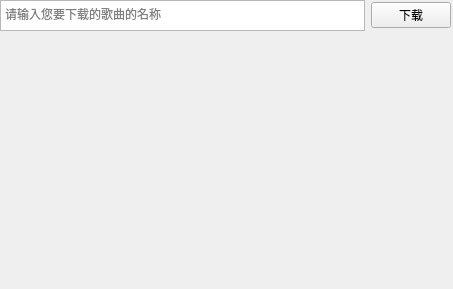
<?xml version="1.0" encoding="UTF-8"?>
<ui version="4.0">
 <class>Form</class>
 <widget class="QWidget" name="Form">
  <property name="geometry">
   <rect>
    <x>0</x>
    <y>0</y>
    <width>453</width>
    <height>289</height>
   </rect>
  </property>
  <property name="windowTitle">
   <string>音乐下载器</string>
  </property>
  <widget class="QWidget" name="widget" native="true">
   <property name="geometry">
    <rect>
     <x>49</x>
     <y>219</y>
     <width>351</width>
     <height>21</height>
    </rect>
   </property>
  </widget>
  <widget class="QWidget" name="horizontalLayoutWidget">
   <property name="geometry">
    <rect>
     <x>0</x>
     <y>0</y>
     <width>451</width>
     <height>31</height>
    </rect>
   </property>
   <layout class="QHBoxLayout" name="horizontalLayout">
    <item>
     <widget class="QTextEdit" name="textEdit">
      <property name="cursorWidth">
       <number>1</number>
      </property>
      <property name="placeholderText">
       <string>请输入您要下载的歌曲的名称</string>
      </property>
     </widget>
    </item>
    <item>
     <widget class="QPushButton" name="pushButton">
      <property name="text">
       <string>下载</string>
      </property>
     </widget>
    </item>
   </layout>
  </widget>
 </widget>
 <resources/>
 <connections/>
</ui>
